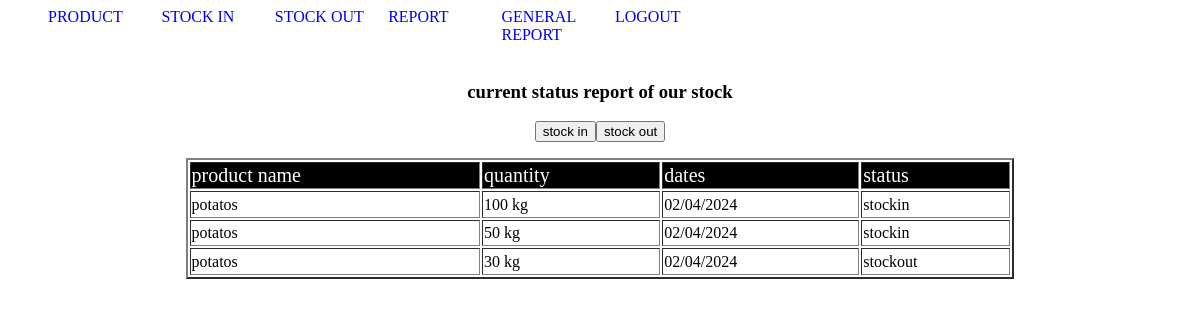
/workers/generalreport.php (signed in), run on the app's committed database.
### tables this page shows
CREATE TABLE `historic` (
  `id` int(11) NOT NULL,
  `pid` int(11) NOT NULL,
  `quantity` int(11) NOT NULL,
  `year` varchar(30) NOT NULL,
  `month` varchar(30) NOT NULL,
  `day` varchar(30) NOT NULL,
  `status` varchar(30) NOT NULL COMMENT 'may be stockin or stockout'
);

CREATE TABLE `product` (
  `pid` int(11) NOT NULL,
  `pname` varchar(30) NOT NULL,
  `decription` varchar(30) NOT NULL
);

### workers/generalreport.php (the view, shortened to what this page needs)
<?php
 include('../connection.php');
?>
<html lang="en">
<head>
    <link rel="stylesheet" href="../style.css">
</head>
<body>
    <?php
        include('menu.php');
    ?>
    <br> <br> <br>
    <center>
    <h3 class='title'>current status report of our stock </h3>
    <form action="" method='post'>
     <button name='stockin'>stock in</button><button name='stockout'>stock out</button>
</form>
<table>
    <table border='2'>
        <tr class='hr'>
            <td>product name</td> <td>quantity </td><td>dates </td><td>status </td>
        </tr>
        <?php
        $ok=mysqli_query($connect,"SELECT product.pname,quantity,year,month,day,status
        FROM product,historic WHERE product.pid=historic.pid");
        while($row=mysqli_fetch_array($ok)){
            ?>
        <tr>
                <td><?php echo $row['0'] ?></td>
                 <td><?php echo $row['1'] ?> kg</td>
                 <td><?php echo $row['4'] ?>/<?php echo $row['3'] ?>/<?php echo $row['2'] ?></td>
                 <td><?php echo $row['5'] ?></td>
            </tr>
            <?php
        }
        ?>
    </table>
</table>
</center>
</body>
</html>

### style.css (style rules this page uses)
table { width: 70%; }
tr { height: 0.7cm; }
.hr { background-color: black; color: white; font-size: 20px; }

### data on the page
historic: pid.pname "potatos", quantity "100", day "02", month "04", year "2024", status "stockin"
historic: pid.pname "potatos", quantity "50", day "02", month "04", year "2024", status "stockin"
historic: pid.pname "potatos", quantity "30", day "02", month "04", year "2024", status "stockout"
